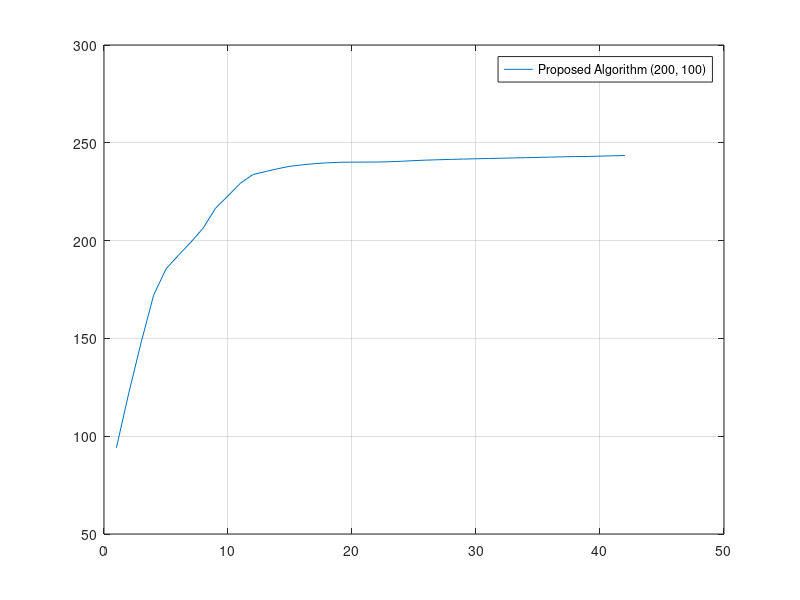

The MATLAB script that drew this image:
WSR_M20P10 = [
    94.093585
    122.099904
    148.075108
    172.054167
    185.513271
    192.485284
    199.154604
    206.391948
    216.589719
    222.880842
    229.319627
    233.741625
    235.272999
    236.744718
    238.010018
    238.759474
    239.363071
    239.762509
    240.032331
    240.112032
    240.132603
    240.164236
    240.336812
    240.560198
    240.888138
    241.148080
    241.347586
    241.529655
    241.685913
    241.836983
    241.978953
    242.117760
    242.256649
    242.397418
    242.536281
    242.681588
    242.827668
    242.973852
    243.009991
    243.188538
    243.343970
    243.496608
    ];

plot(WSR_M20P10);
grid on;
legend('Proposed Algorithm (200, 100)');